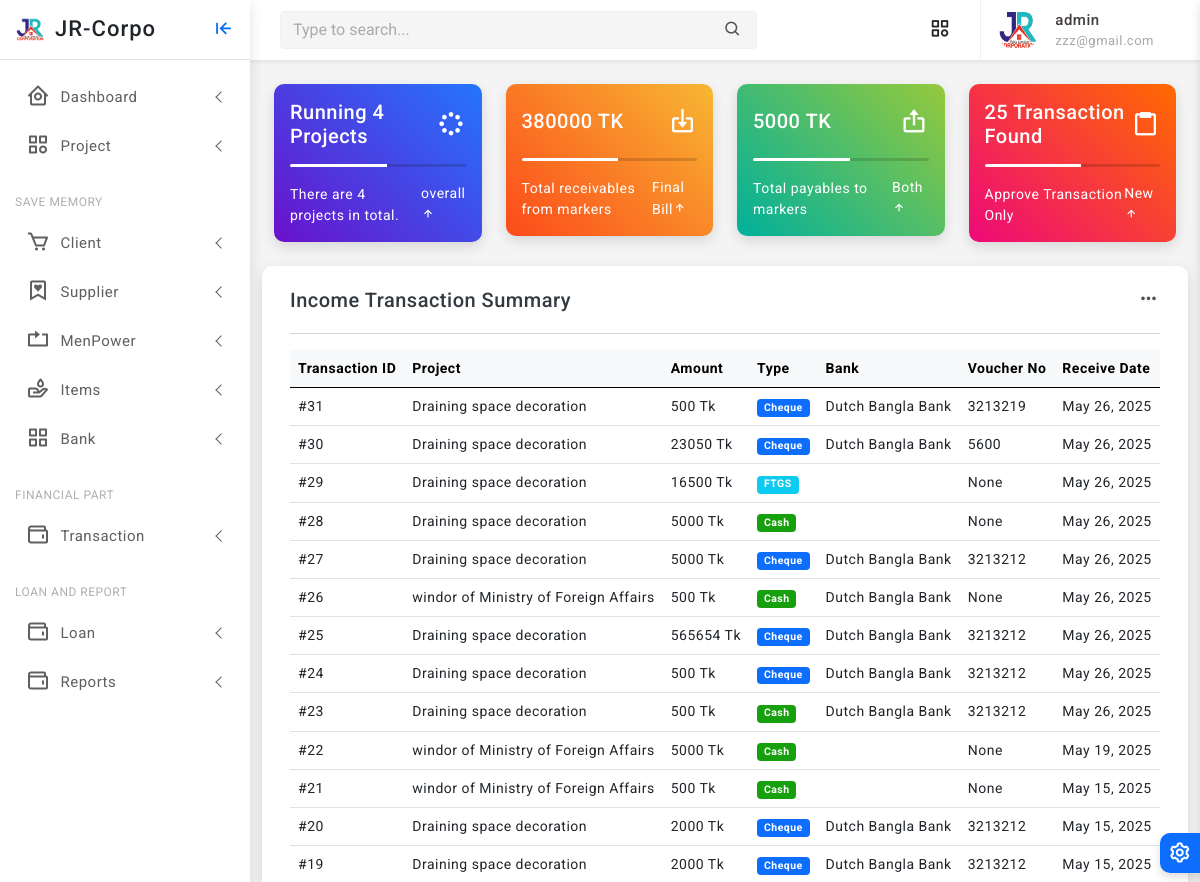
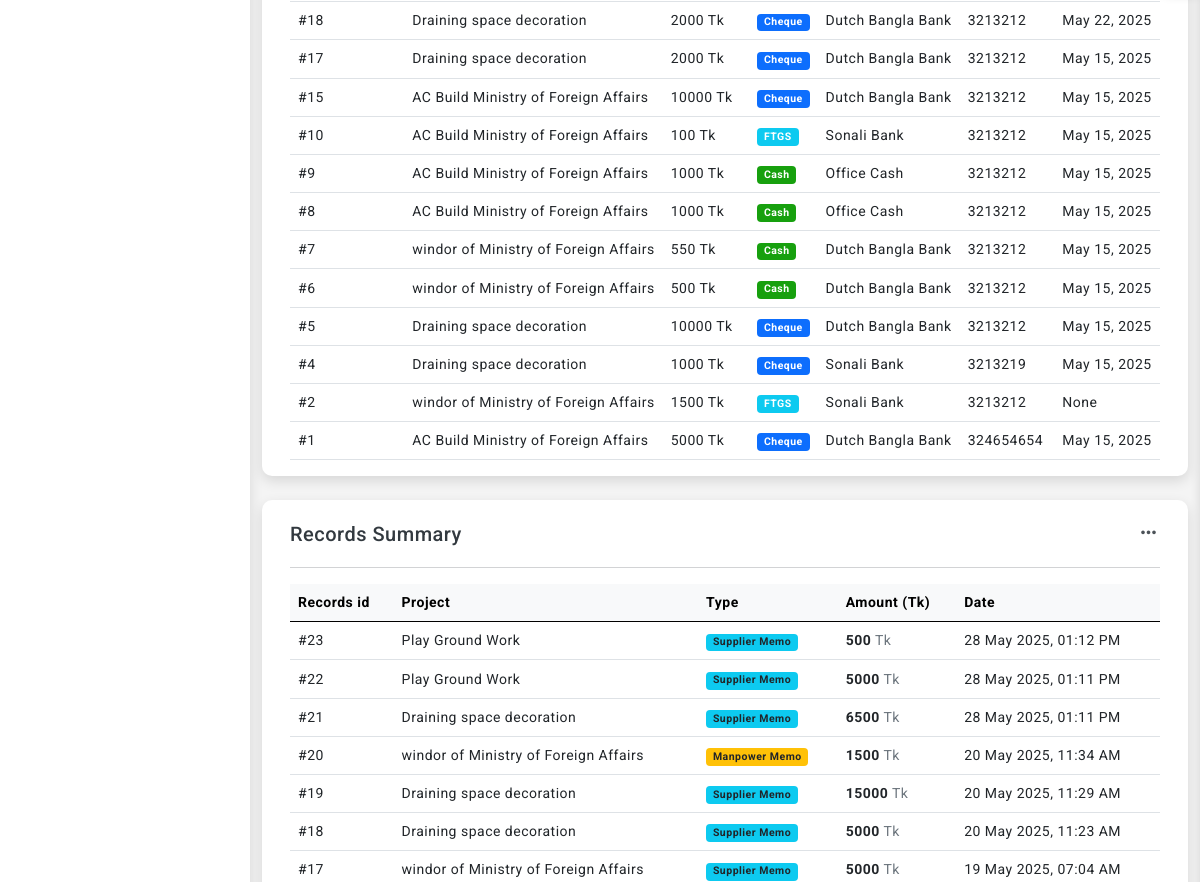
Page / (signed in, upper part) on the earlier database version (2 pictures, top to bottom).
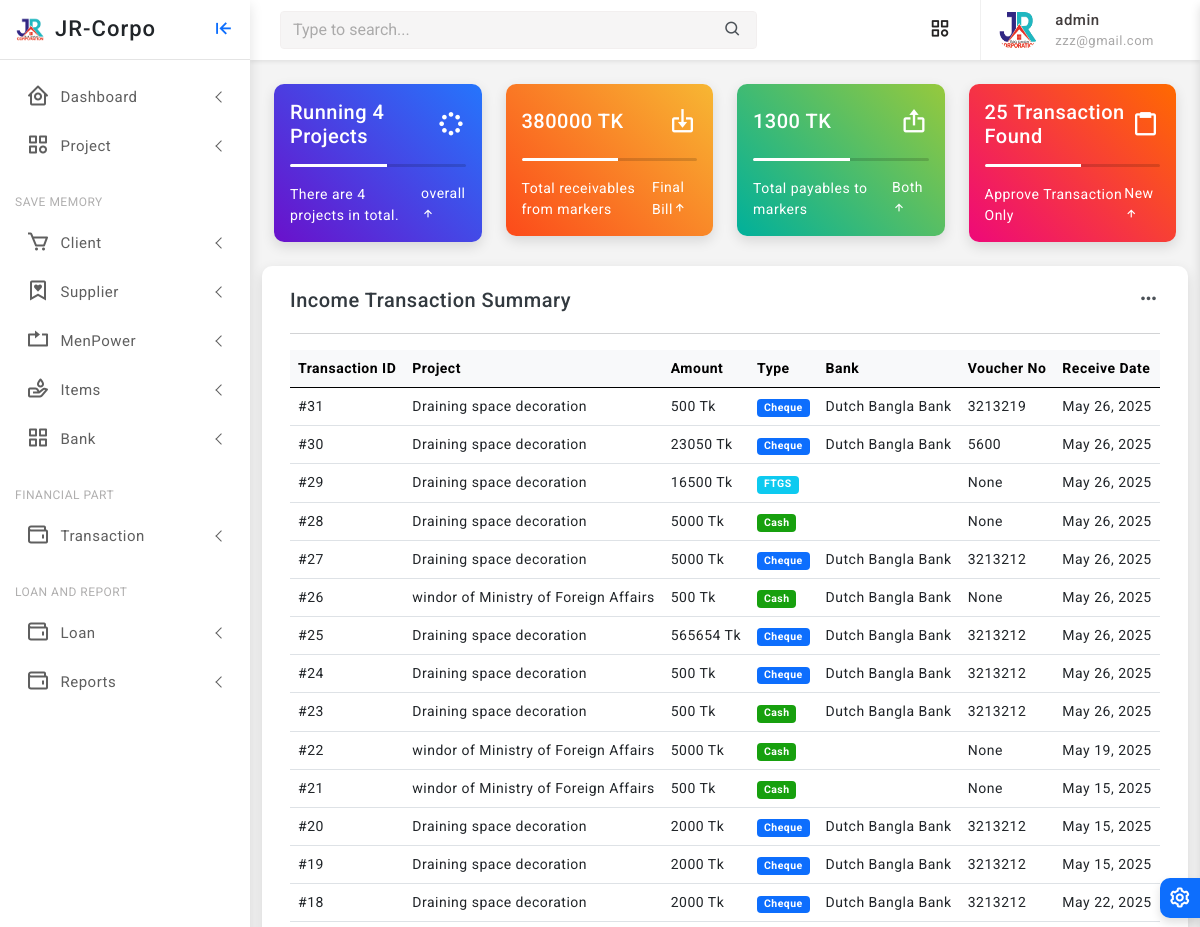
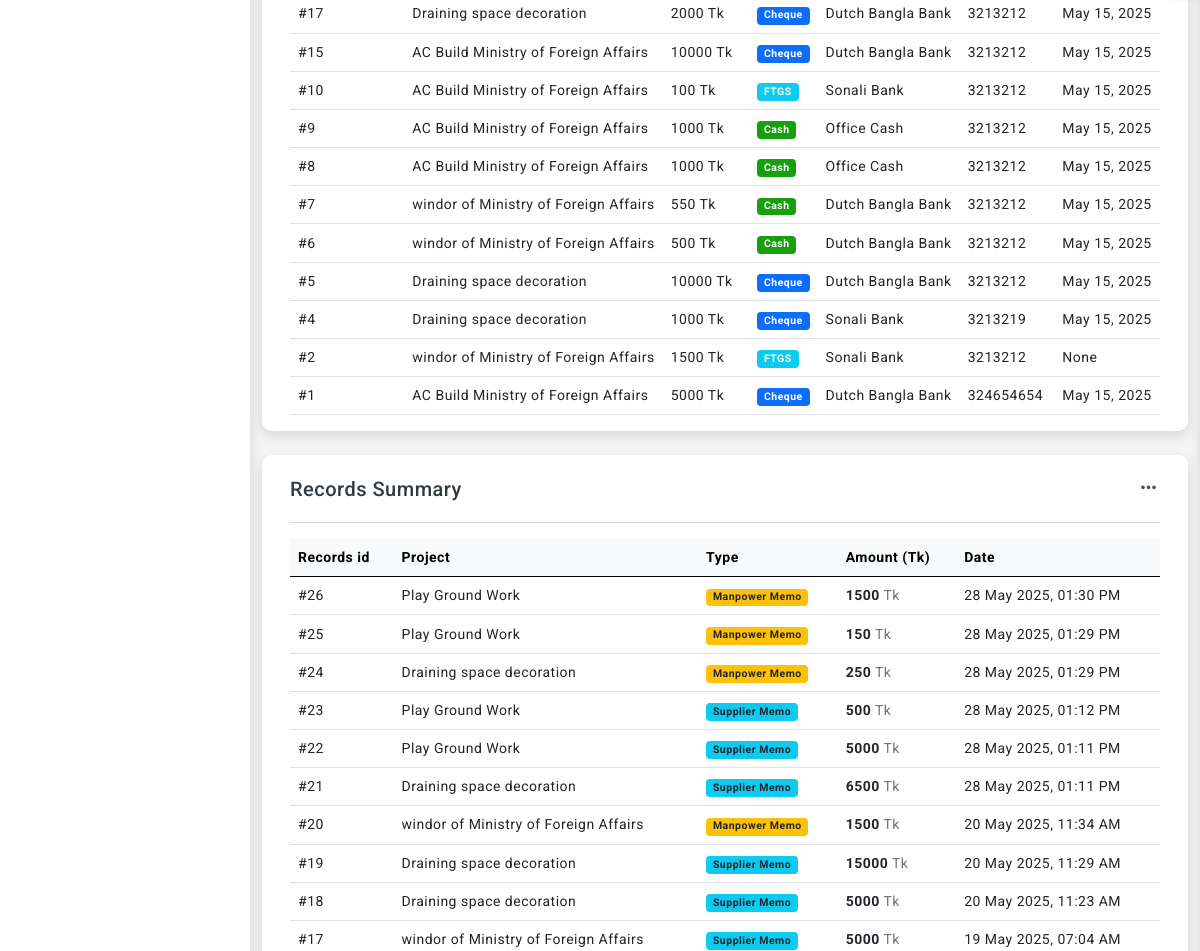
Same page on the later database version (2 pictures, top to bottom).
### finance/models.py (models this page shows, shortened)
class Transaction(models.Model):
    TYPE_CHOICES = [
        ('CASH', 'Cash'),
        ('BANK', 'Bank Deposit'),
        ('MOBILE', 'Bkash / Nogod / Rocket'),
        ('CHEQUE', 'Cheque'),
    ]
    STATUS_CHOICES = [
        ('PENDING', 'Pending'),
        ('APPROVED', 'Approved'),
        ('CANCELLED', 'Cancelled'),
    ]
    project = models.ForeignKey('core.Project', on_delete=models.CASCADE, related_name='transactions')
    amount = models.PositiveIntegerField(help_text="Maximum allowed is 10,000,000 TK")
    type = models.CharField(max_length=10, choices=TYPE_CHOICES)
    bank = models.ForeignKey('Bank', on_delete=models.SET_NULL, null=True, blank=True)
    cheque_number = models.CharField(max_length=50, blank=True, null=True)
    cheque_date = models.DateField(blank=True, null=True)
    voucher_no = models.CharField(max_length=100, null=True, blank=True)
    voucher_date = models.DateField(null=True, blank=True,)
    receive_date = models.DateField(null=True, blank=True)
    status = models.CharField(max_length=10, choices=STATUS_CHOICES, default='PENDING')
    company_account = models.ForeignKey('BankAccount', on_delete=models.PROTECT)
    created_at = models.DateTimeField(auto_now_add=True, help_text="Transaction creation timestamp")
    updated_at = models.DateTimeField(auto_now=True, help_text="Transaction last updated")
    class Meta:
        verbose_name = "Transaction"
        verbose_name_plural = "Transactions"
        ordering = ['-voucher_date']

class Bank(models.Model):
    name = models.CharField(max_length=100)

### core/models.py (models this page shows, shortened)
class Project(models.Model):
    STATUS_CHOICES = [
        ('RUNNING', 'Running'),
        ('TRIAL', 'Trial Period'),
        ('CLOSED', 'Closed'),
        ('OTHER', 'Other'),
    ]
    company = models.ForeignKey(Company, on_delete=models.CASCADE, related_name='projects')
    name = models.CharField(max_length=255)
    location = models.CharField(max_length=255)
    approximate_bill = models.PositiveIntegerField(default=0)
    current_cost = models.PositiveIntegerField(default=0, null=True, blank=True)
    final_bill = models.PositiveIntegerField(default=0, null=True, blank=True)
    current_paid = models.PositiveIntegerField(default=0, null=True, blank=True)
    created_at = models.DateTimeField(auto_now_add=True)
    updated_at = models.DateTimeField(auto_now=True)
    status = models.CharField(max_length=10, null=True, blank=True, choices=STATUS_CHOICES, default='RUNNING')

class Record(models.Model):
    memo = models.ForeignKey(
        'Memo',
        on_delete=models.CASCADE,
        null=True,
        blank=True,
        related_name='records'
    )
    manpower = models.ForeignKey(
        'ManpowerMemo',
        on_delete=models.CASCADE,
        null=True,
        blank=True,
        related_name='records'
    )
    project = models.ForeignKey('Project', on_delete=models.CASCADE)
    amount = models.PositiveIntegerField()
    created_at = models.DateTimeField(auto_now_add=True)

### accounts/views.py (the view)
# urls.py: path('', home_view, name='home'),
@login_required
def home_view(request):
    if request.user.is_staff:
        projects = Project.objects.filter(status='RUNNING').count()
        all_projects = Project.objects.all().count()
        all_transaction= Transaction.objects.filter(status='APPROVED').count()
        records = Record.objects.select_related('memo', 'manpower', 'project').order_by('-created_at')[:50]
        transactions = Transaction.objects.select_related('project', 'bank', 'company_account').order_by('-created_at')[:50]
        total_receivables = get_total_receivables_from_running_projects()
        total_market_due = get_total_market_payables()
        total_manpower_due = get_total_manpower_payables()
        total_all_due = total_market_due + total_manpower_due
        context = {'projects': projects,
                   'all_projects': all_projects,
                   'total_receivables': total_receivables,
                   'total_all_due':total_all_due,
                   'all_transaction': all_transaction,
                   'records': records,
                   'transactions': transactions,}
        return render(request, 'home_staff.html', context)
    else:
        return render(request, 'home.html')

### accounts/views.py (called while the page is built)
def get_total_receivables_from_running_projects():
    receivables = Project.objects.filter(
        status='RUNNING',
        final_bill__gt=0  # Exclude 0 and None
    ).annotate(
        due=ExpressionWrapper(F('final_bill') - F('current_paid'), output_field=IntegerField())
    ).aggregate(
        total_due=Sum('due')
    )
    return receivables['total_due'] or 0

def get_total_market_payables():
    payables = Memo.objects.annotate(
        due=ExpressionWrapper(F('amount') - F('payment_balance'), output_field=IntegerField())
    ).aggregate(
        total_due=Sum('due')
    )
    return payables['total_due'] or 0

def get_total_manpower_payables():
    payables = ManpowerMemo.objects.annotate(
        due=ExpressionWrapper(F('amount') - F('payment_balance'), output_field=IntegerField())
    ).aggregate(
        total_due=Sum('due')
    )
    return payables['total_due'] or 0

### accounts/templates/home_staff.html (shortened to what the changed rows need)
{% extends 'partials/base0.html' %}
{% block content %}
    					<div class="row row-cols-1 row-cols-md-2 row-cols-xl-4">
						<div class="col">
							<div class="card radius-10 bg-gradient-ohhappiness">
							<div class="card-body">
								<div class="d-flex align-items-center">
									<h5 class="mb-0 text-white">{{total_all_due}} TK</h5>
									<div class="ms-auto">
                                      <i class='bx bx-export fs-3 text-white'></i>
									</div>
								</div>
							</div>
						</div>
						</div>
					</div>
				<div class="row">
					<div class="card radius-10">
						<div class="card-body">
							<div class="table-responsive">
				<table class="table align-middle mb-0">
					<thead class="table-light">
						<tr>
							<th>Transaction ID</th>
							<th>Project</th>
							<th>Amount</th>
							<th>Type</th>
							<th>Bank</th>
							<th>Voucher No</th>
							<th>Receive Date</th>
						</tr>
					</thead>
					<tbody>
						{% for txn in transactions %}
						<tr>
							<td>#{{ txn.id }}</td>
							<td>{{ txn.project.name }}</td>
							<td>{{ txn.amount }} Tk</td>
							<td>
								<span class="badge
									{% if txn.type == 'CASH' %} bg-success
									{% elif txn.type == 'CHEQUE' %} bg-primary
									{% elif txn.type == 'FTGS' %} bg-info
									{% elif txn.type == 'OTHER' %} bg-warning
									{% else %} bg-secondary {% endif %}">
									{{ txn.get_type_display }}
								</span>
							</td>
							<td>{{ txn.bank.name }}</td>
							<td>{{ txn.voucher_no }}</td>
							<td>{{ txn.receive_date }}</td>
						</tr>
						{% empty %}
						<tr>
							<td colspan="8" class="text-center">No transactions found</td>
						</tr>
						{% endfor %}
					</tbody>
				</table>
			</div>
						</div>
					</div>
					<div class="card radius-10">
						<div class="card-body">
							<div class="table-responsive">
								<table class="table align-middle mb-0">
									<thead class="table-light">
										<tr>
											<th>Records id</th>
											<th>Project</th>
											<th>Type</th>
											<th>Amount (Tk)</th>
											<th>Date</th>
										</tr>
									</thead>
									<tbody>
										{% for record in records %}
										<tr >
											<td>#{{ record.id }}</td>
											<td>
												{{ record.project.name }}
											</td>
											<td>
												{% if record.memo %}
													<span class="badge bg-info text-dark">Supplier Memo</span>
												{% elif record.manpower %}
													<span class="badge bg-warning text-dark">Manpower Memo</span>
												{% else %}
													<span class="badge bg-secondary">N/A</span>
												{% endif %}
											</td>
											<td><strong>{{ record.amount }}</strong> <span class="text-muted">Tk</span></td>
											<td>
												<span class="text-nowrap">{{ record.created_at|date:"d M Y, h:i A" }}</span>
											</td>
										</tr>
										{% empty %}
										<tr>
											<td colspan="5" class="text-center text-muted">No records found</td>
										</tr>
										{% endfor %}
									</tbody>
								</table>
							</div>
						</div>
					</div>
{% endblock %}

Differences in the rows shown:
added Record: id "26", project.name "Play Ground Work", shows "Manpower Memo", amount "1500", created_at "28 May 2025, 01:30 PM"
added Record: id "25", project.name "Play Ground Work", shows "Manpower Memo", amount "150", created_at "28 May 2025, 01:29 PM"
added Record: id "24", project.name "Draining space decoration", shows "Manpower Memo", amount "250", created_at "28 May 2025, 01:29 PM"
Other differences:
{{ total_all_due }}: "5000" → "1300"
